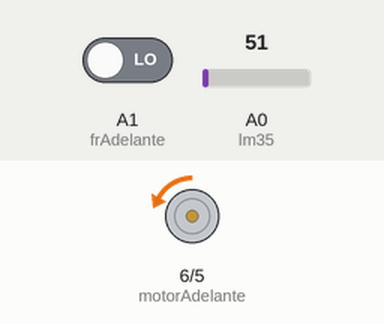
The sketch below on a simulated Arduino Uno, built with avr-gcc and run on an emulated ATmega328P. Parts: motor-driver pin pairs drawn as motors (green arrow = first pin HIGH = forward, orange = second pin HIGH = backward, longer = more drive, scaled by the enable pin). Inputs (shaded band) come from the test bench; at power-on: A1 (frAdelante) LOW, A0 (lm35) = 51.

Above: at 1.2 s.
1.3 s: A1 (frAdelante) driven HIGH
At 2.1 s:
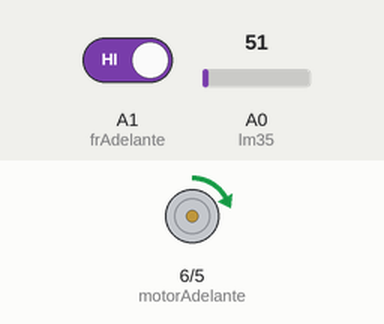
2.8 s: A0 (lm35) set to 61
At 3.3 s:
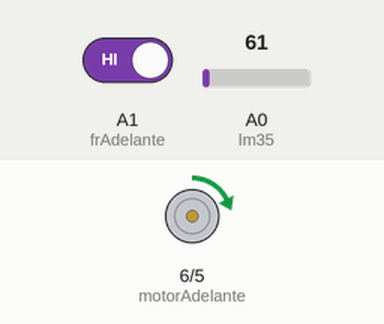
Timing chart, 0 to 5.8 s (numbered marks = the images above; inputs shaded):
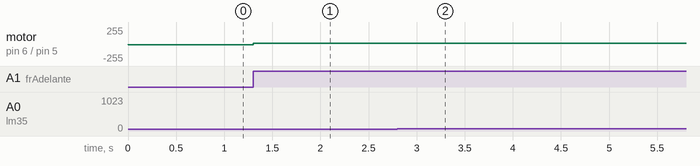

The sketch:

Embe_DCmotor.ino
```cpp
/*
Cervantes Alatorre Juan José Emiliano
18300645
7B1
24/08/2021
*/

//Variables utilizadas
int motorAdelante =6 ;
int motorAtras = 5;
int frAdelante = A1;
int lm35 = A0;
float valor = 0;
int pinEnable = 11;
int pwm;

void setup()
{
  //Declaración de cada modo de los pines
  pinMode(pinEnable,OUTPUT);
  pinMode(frAdelante,INPUT);
  pinMode(lm35,INPUT);
  pinMode(motorAdelante,OUTPUT);
  pinMode(motorAtras,OUTPUT);
}

void loop()
{
      //Toma el valor en bits del potenciometro
      valor = analogRead(lm35);
      //Asignación del porcentaje
      pwm = map(valor,0,1023,0,255);
      //Toma de decisiones
        if(digitalRead(frAdelante)==HIGH){
          //Resultado de la desición
          digitalWrite(motorAdelante,HIGH);
          digitalWrite(motorAtras,LOW);
          analogWrite(pinEnable,pwm);
          delay(50);
        }
      else{
          digitalWrite(motorAdelante,LOW);
          digitalWrite(motorAtras,HIGH);
          analogWrite(pinEnable,pwm);
          delay(50);
        }

  delay(50);
}
```

Measured:
- after the input at 1.3 s, motor on pin 6 (motorAdelante) / pin 5 (motorAtras): backward 12/255 → forward 12/255 at once
- after the input at 2.8 s, motor on pin 6 (motorAdelante) / pin 5 (motorAtras): forward 12/255 → forward 15/255 at once
